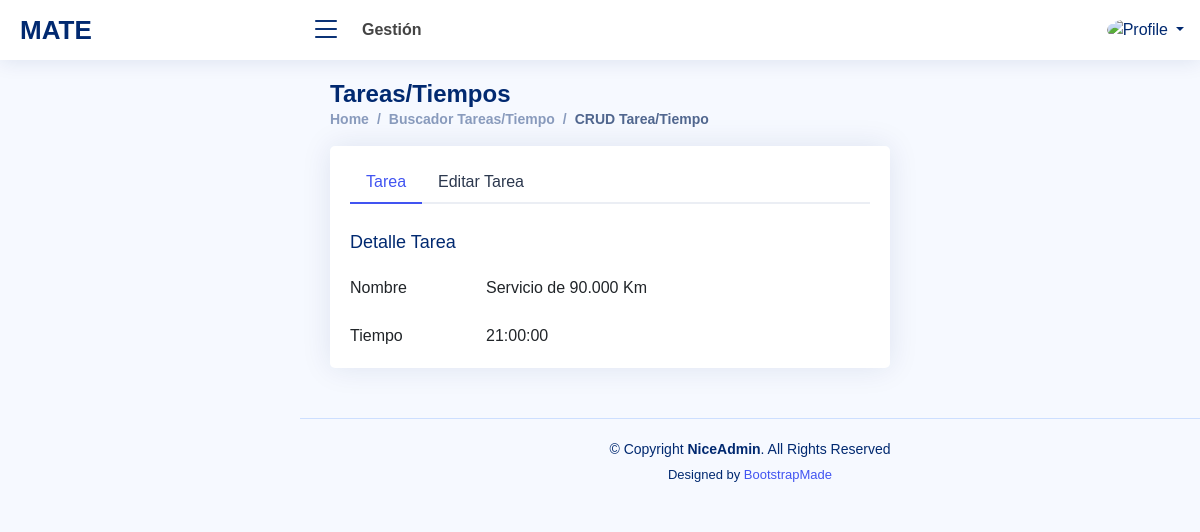
The page /crudtarea.php?idtarea=192&accion=M (signed in) on the database as committed earlier.
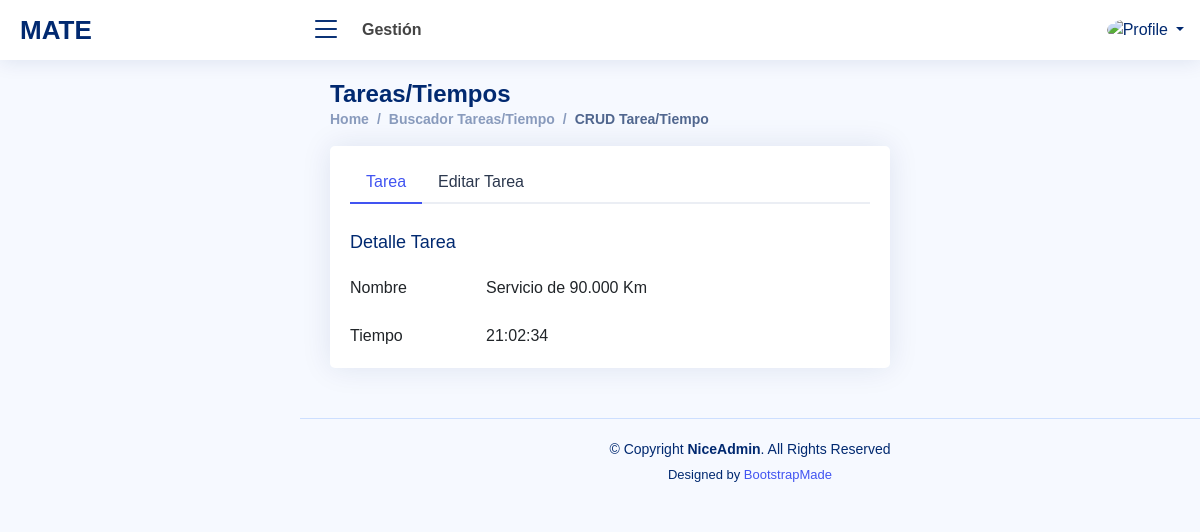
The same page on the database as committed later.
### tables this page shows
CREATE TABLE `tareas` (
  `idtarea` int(11) NOT NULL AUTO_INCREMENT,
  `descripciontarea` varchar(100) DEFAULT NULL,
  `tiempotarea` decimal(10,0) DEFAULT NULL,
  `accion` varchar(1) DEFAULT NULL,
  `idempleadoaccion` int(11) DEFAULT NULL,
  `fechaaccion` datetime DEFAULT NULL,
  PRIMARY KEY (`idtarea`)
);

### crudtarea.php (the view, shortened to what this page needs)
<?php
  if (isset($_SESSION['id']))
  {
    $tipousu=$_SESSION['tipo'];
    $foto=$_SESSION['foto'];
    $nombrecorto=$_SESSION['nombrecorto'];
    $txttarea="";
    $txttiempo="";
    if (isset($_GET['idtarea']))
    {
      $idtarea=$_GET["idtarea"];
      $accion=$_GET["accion"];
      if ($accion=="OKELI")
      {
          $sql = "SELECT a.`descripciontarea`,a.tiempotarea
                  FROM tareas a
                  WHERE a.idtarea=". $idtarea ." AND a.`accion`='B';";
          $accion="OK";
      }
      else
      {
          $sql = "SELECT a.`descripciontarea`,a.tiempotarea
                  FROM tareas a
                  WHERE a.idtarea=". $idtarea ." AND a.`accion`!='B';";
      }
      $con=conectar();
      $result = $con->query($sql);
      if (!$result)
      {
        die('Invalid query: ' . $mysqli->error);
      }
      else
      {
        while($row = mysqli_fetch_array($result))
        {
          $txttarea=$row['descripciontarea'];
          $txttiempo=date("H:i:s", $row['tiempotarea']);
        }
      }
    }
  }
  else
  {
    header('Location: index.php');
    exit;
  }
?>
<!DOCTYPE html>
<html lang="en">
<head>
  <link href="assets/font/Open_Sans.css" rel="stylesheet">
  <link href="assets/vendor/bootstrap/css/bootstrap.min.css" rel="stylesheet">
  <link href="assets/vendor/bootstrap-icons/bootstrap-icons.css" rel="stylesheet">
  <link href="assets/vendor/boxicons/css/boxicons.min.css" rel="stylesheet">
  <link href="assets/vendor/quill/quill.snow.css" rel="stylesheet">
  <link href="assets/vendor/quill/quill.bubble.css" rel="stylesheet">
  <link href="assets/vendor/remixicon/remixicon.css" rel="stylesheet">
  <link href="assets/vendor/simple-datatables/style.css" rel="stylesheet">
  <link href="assets/css/style.css" rel="stylesheet">
</head>
<body>
  <header id="header" class="header fixed-top d-flex align-items-center">
    <div class="d-flex align-items-center justify-content-between">
      <a href="index.html" class="logo d-flex align-items-center">
        <span class="d-none d-lg-block"><?php echo $_SESSION['nombreapp']; ?></span>
      </a>
      <i class="bi bi-list toggle-sidebar-btn"></i>
    </div>
    <div class="search-bar">
      <strong>Gestión</strong>
    </div>
    <nav class="header-nav ms-auto">
      <ul class="d-flex align-items-center">
        <li class="nav-item dropdown pe-3">
          <a class="nav-link nav-profile d-flex align-items-center pe-0" href="#" data-bs-toggle="dropdown">
          <img src="assets/img/<?php echo $foto; ?>" alt="Profile" class="rounded-circle">
          <span class="d-none d-md-block dropdown-toggle ps-2"><?php echo $nombrecorto; ?></span>
          </a>
        </li>
      </ul>
    </nav>
  </header>
  <main id="main" class="main">
    <div class="pagetitle">
      <h1>Tareas/Tiempos</h1>
      <nav>
        <ol class="breadcrumb">
          <li class="breadcrumb-item">
          <?php
            if (($tipousu=="Administración")||($tipousu=="Gerente")) echo "<a href='home.php'>Home</a>";
            else
            {
              echo "<a href='atenderordenes.php?ver=P'>Home</a>";
            }
          ?>
          </li>
          <li class="breadcrumb-item"><a href="buscadortareas.php">Buscador Tareas/Tiempo</a></li>
          <li class="breadcrumb-item active">CRUD Tarea/Tiempo</li>
        </ol>
      </nav>
    </div>
    <section class="section">
      <div class="row">
        <div class="col-lg-12">
          <div class="col-xl-8">
            <div class="card">
              <div class="card-body pt-3">
                <ul class="nav nav-tabs nav-tabs-bordered">
                  <li class="nav-item">
                    <button class="nav-link active" data-bs-toggle="tab" data-bs-target="#profile-overview">Tarea</button>
                  </li>
                  <li class="nav-item">
                    <button class="nav-link" data-bs-toggle="tab" data-bs-target="#profile-edit">Editar Tarea</button>
                  </li>
                </ul>
                <div class="tab-content pt-2">
                  <div class="tab-pane fade show active profile-overview" id="profile-overview">
                    <h5 class="card-title">Detalle Tarea</h5>
                    <div class="row">
                      <div class="col-lg-3 col-md-4 label ">Nombre</div>
                      <div class="col-lg-9 col-md-8"><?php echo $txttarea; ?></div>
                    </div>
                    <div class="row">
                      <div class="col-lg-3 col-md-4 label ">Tiempo</div>
                      <div class="col-lg-9 col-md-8"><?php echo $txttiempo; ?></div>
                    </div>
                  </div>
                </div>
              </div>
            </div>
          </div>
        </div>
      </div>
    </section>
  </main>
  <footer id="footer" class="footer">
    <div class="copyright">
      &copy; Copyright <strong><span>NiceAdmin</span></strong>. All Rights Reserved
    </div>
    <div class="credits">
      Designed by <a href="https://bootstrapmade.com/">BootstrapMade</a>
    </div>
  </footer>
</body>
</html>

Rows that differ between the two databases and show on the page:
changed tareas "Servicio de 90.000 Km": tiempotarea "21:00:00" → "21:02:34"
